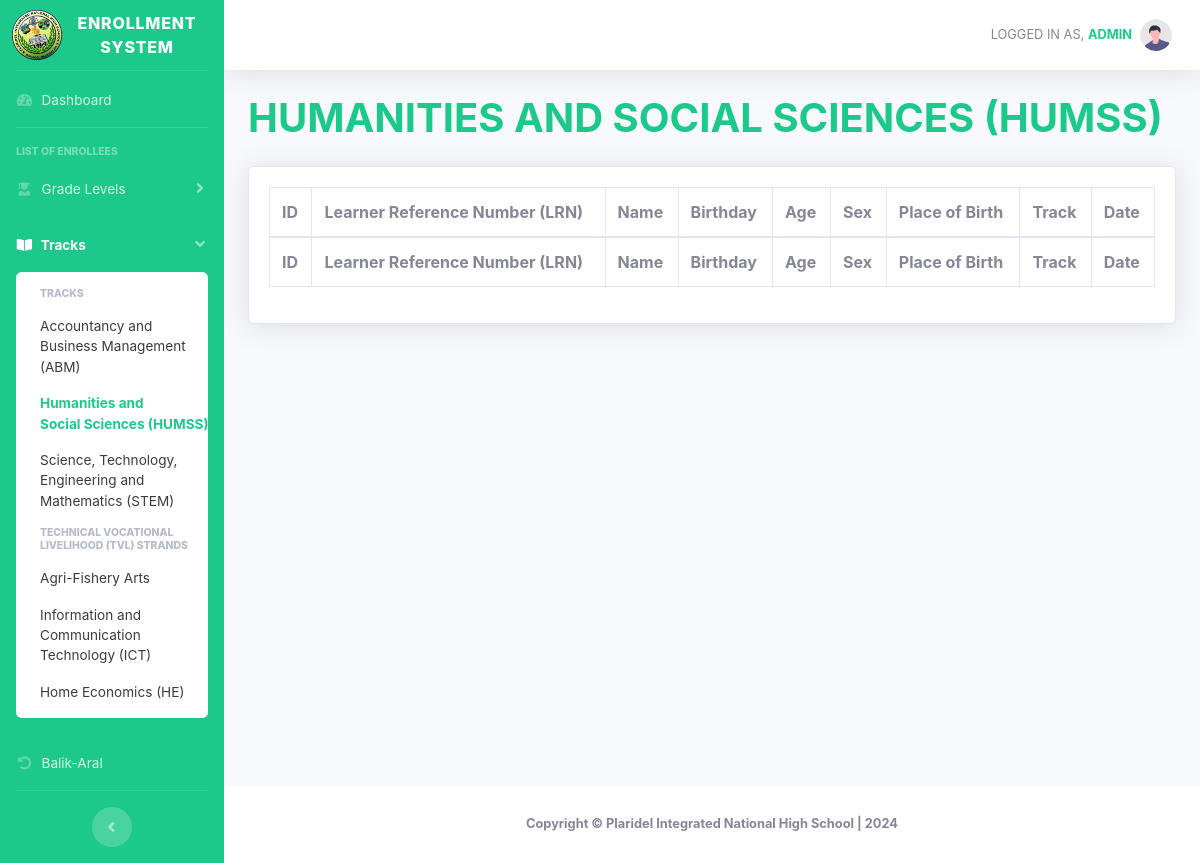
Page /humss.php (signed in) on the earlier database version.
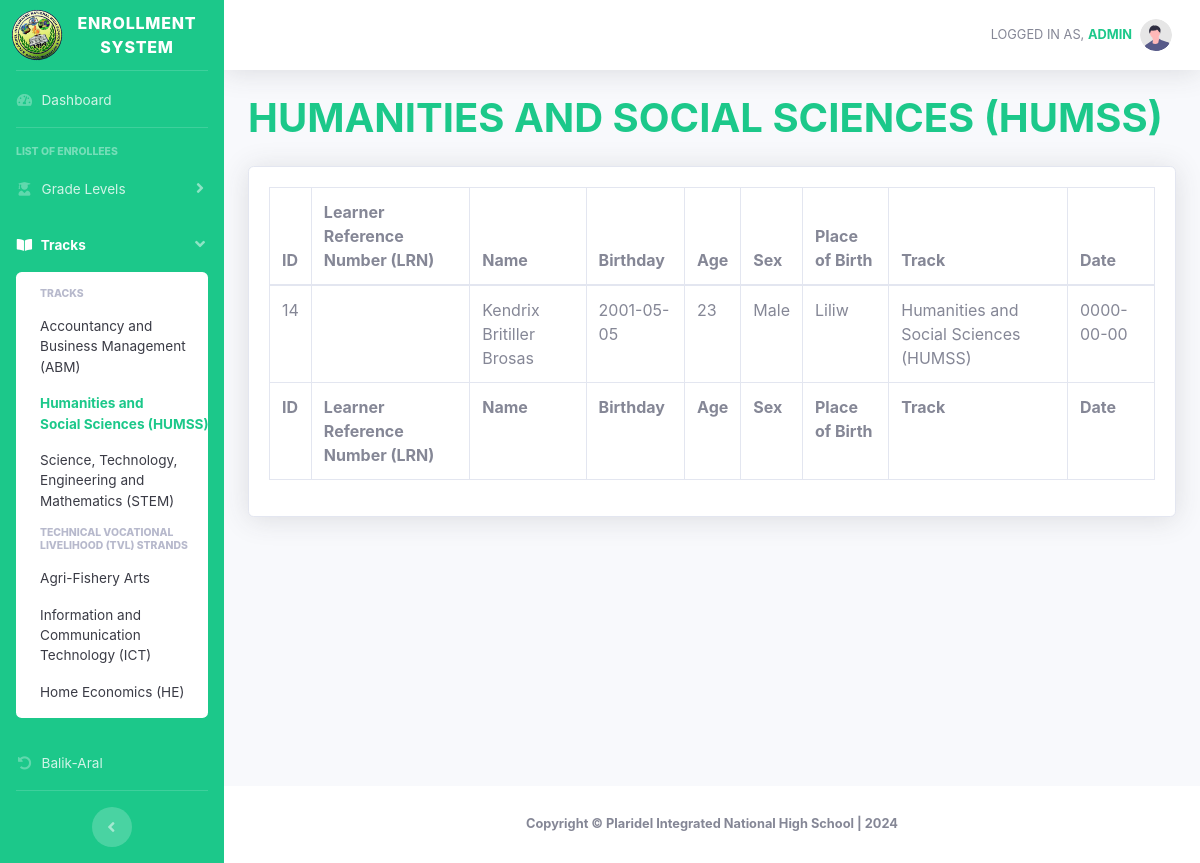
Same page on the later database version.
### tables this page shows
CREATE TABLE `enrollment` (
  `id` int(11) NOT NULL,
  `schoolyear` varchar(100) NOT NULL,
  `gradelevel` varchar(100) NOT NULL,
  `lrn` varchar(100) NOT NULL,
  `reference` varchar(100) NOT NULL,
  `balikaral` varchar(100) NOT NULL,
  `birthnumber` varchar(100) NOT NULL,
  `lastname` varchar(100) NOT NULL,
  `firstname` varchar(100) NOT NULL,
  `middlename` varchar(100) NOT NULL,
  `extension` varchar(100) NOT NULL,
  `sex` varchar(100) NOT NULL,
  `birthday` varchar(100) NOT NULL,
  `age` varchar(100) NOT NULL,
  `placeofbirth` varchar(100) NOT NULL,
  `ip` varchar(100) NOT NULL,
  `indigenous` varchar(100) NOT NULL,
  `pantawid` varchar(100) NOT NULL,
  `pantawidProgram` varchar(100) NOT NULL,
  `disability` varchar(100) NOT NULL,
  `learnerdisability` varchar(100) NOT NULL,
  `region_text` varchar(100) NOT NULL,
  `province_text` varchar(100) NOT NULL,
  `city_text` varchar(100) NOT NULL,
  `barangay_text` varchar(100) NOT NULL,
  `zipcode` varchar(100) NOT NULL,
  `permanent_region_text` varchar(100) NOT NULL,
  `permanent_province_text` varchar(100) NOT NULL,
  `permanent_city_text` varchar(100) NOT NULL,
  `permanent_barangay_text` varchar(100) NOT NULL,
  `permanent_zipcode` varchar(100) NOT NULL,
  `fathers_lastname` varchar(100) NOT NULL,
  `fathers_firstname` varchar(100) NOT NULL,
  `fathers_middlename` varchar(100) NOT NULL,
  `fathers_phonenumber` varchar(100) NOT NULL,
  `mothers_lastname` varchar(100) NOT NULL,
  `mothers_firstname` varchar(100) NOT NULL,
  `mothers_middlename` varchar(100) NOT NULL,
  `mothers_phonenumber` varchar(100) NOT NULL,
  `guardians_lastname` varchar(100) NOT NULL,
  `guardians_firstname` varchar(100) NOT NULL,
  `guardians_middlename` varchar(100) NOT NULL,
  `guardians_phonenumber` varchar(100) NOT NULL,
  `lastgradelevel` varchar(100) NOT NULL,
  `lastschoolyear` varchar(100) NOT NULL,
  `lastschoolattended` varchar(100) NOT NULL,
  `schoolid` varchar(100) NOT NULL,
  `semester` varchar(100) NOT NULL,
  `track` varchar(100) NOT NULL,
  `strand` varchar(100) NOT NULL,
  `modality` varchar(100) NOT NULL,
  `date` varchar(100) NOT NULL,
  `time` varchar(100) NOT NULL
);

### humss.php (the view, shortened to what the changed rows need)
<!DOCTYPE html>
<html lang="en">
<head>
    <link href="vendor/fontawesome-free/css/all.min.css" rel="stylesheet" type="text/css">
    <link href="css/sb-admin-2.min.css" rel="stylesheet">
    <link href="vendor/datatables/dataTables.bootstrap4.min.css" rel="stylesheet">
</head>
<body id="page-top">
    <div id="wrapper">
        <div id="content-wrapper" class="d-flex flex-column">
            <div id="content">
                <div class="container-fluid">
                    <div class="d-sm-flex align-items-center justify-content-between mb-4">
                        <h1 class="h1 mb-0 text-success" style="text-transform:uppercase;"><b>Humanities and Social Sciences (HUMSS)</b></h1>
                    </div>
                    <div class="card shadow mb-4">
                        <div class="card-body">
                            <div class="table-responsive">
                                <table class="table table-bordered" id="dataTable" width="100%" cellspacing="0">
                                    <thead>
                                        <tr>
                                            <th>ID</th>
                                            <th>Learner Reference Number (LRN)</th>
                                            <th>Name</th>
                                            <th>Birthday</th>
                                            <th>Age</th>
                                            <th>Sex</th>
                                            <th>Place of Birth</th>
                                            <th>Track</th>
                                            <th>Date</th>
                                        </tr>
                                    </thead>
                                    <tfoot>
                                        <tr>
                                            <th>ID</th>
                                            <th>Learner Reference Number (LRN)</th>
                                            <th>Name</th>
                                            <th>Birthday</th>
                                            <th>Age</th>
                                            <th>Sex</th>
                                            <th>Place of Birth</th>
                                            <th>Track</th>
                                            <th>Date</th>
                                        </tr>
                                    </tfoot>
                                    <tbody>
                                        <?php
                                        include 'conn.php';
                                        $query = "SELECT * FROM enrollment WHERE track = 'Humanities and Social Sciences (HUMSS)'";
                                        $query_run = mysqli_query($conn, $query);
                                        if (mysqli_num_rows($query_run) > 0) {
                                            foreach ($query_run as $items) {
                                        ?>
                                                <tr>
                                                    <td>
                                                        <?= $items['id']; ?>
                                                    </td>
                                                    <td>
                                                    </td>
                                                    <td>
                                                        <?= $items['firstname'] . " " . $items['middlename'] . " " . $items['lastname'] ?>
                                                    </td>
                                                    <td>
                                                        <?= $items['birthday']; ?>
                                                    </td>
                                                    <td>
                                                        <?= $items['age']; ?>
                                                    </td>
                                                    <td>
                                                        <?= $items['sex']; ?>
                                                    </td>
                                                    <td>
                                                        <?= $items['placeofbirth']; ?>
                                                    </td>
                                                    <td>
                                                        <?= $items['track']; ?>
                                                    </td>
                                                    <td>
                                                        <?= $items['date']; ?>
                                                    </td>
                                                </tr>
                                        <?php
                                            }
                                        }
                                        ?>
                                    </tbody>
                                </table>
                            </div>
                        </div>
                    </div>
                </div>
            </div>
        </div>
    </div>
</body>
</html>

Differences in the rows shown:
added enrollment: id "14", firstname "Kendrix", middlename "Britiller", lastname "Brosas", birthday "2001-05-05", age "23", sex "Male", placeofbirth "Liliw", track "Humanities and Social Sciences (HUMSS)", date "0000-00-00"
